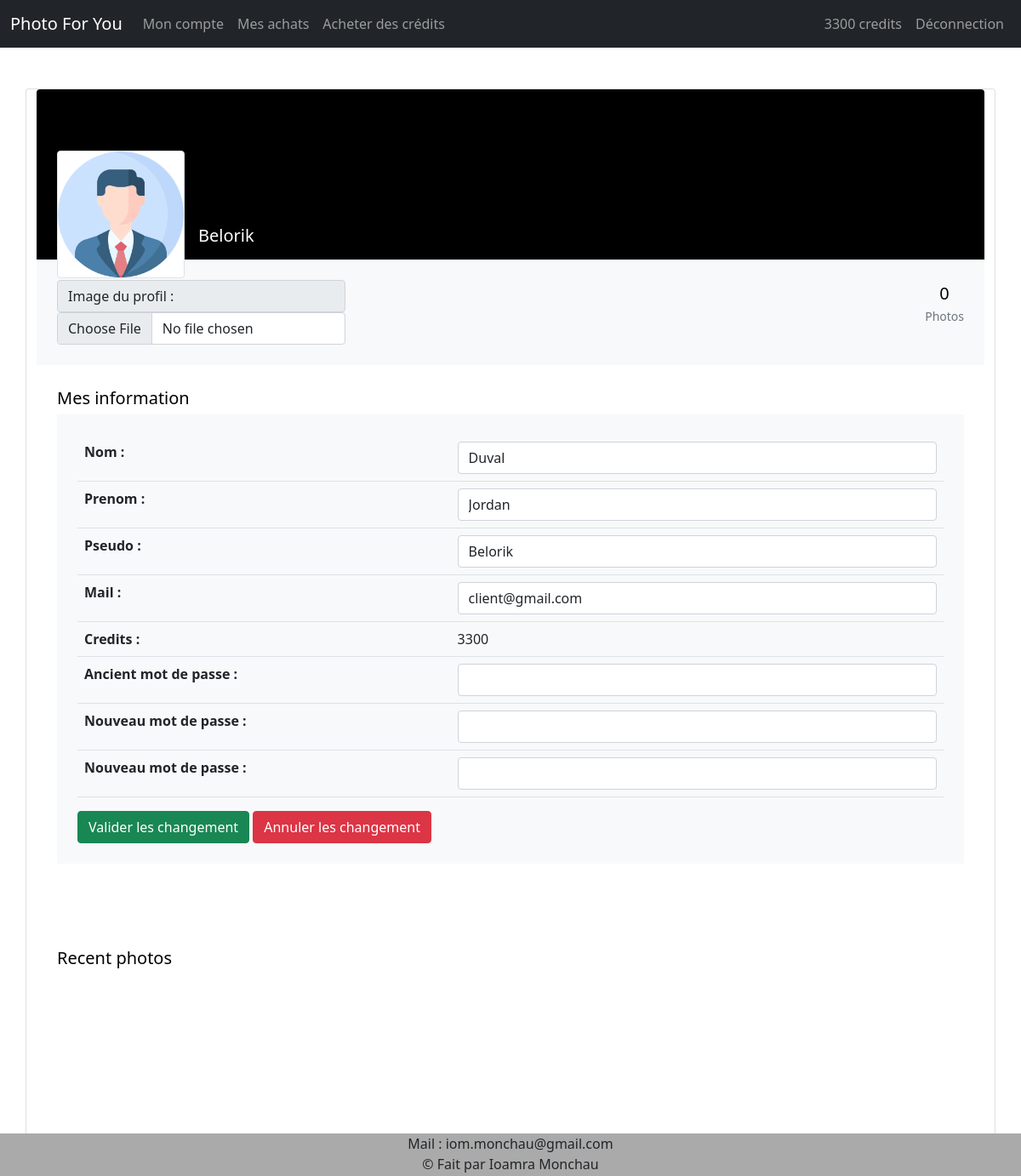
Page /edit-profil.php?id=3 (signed in) on the earlier database version.
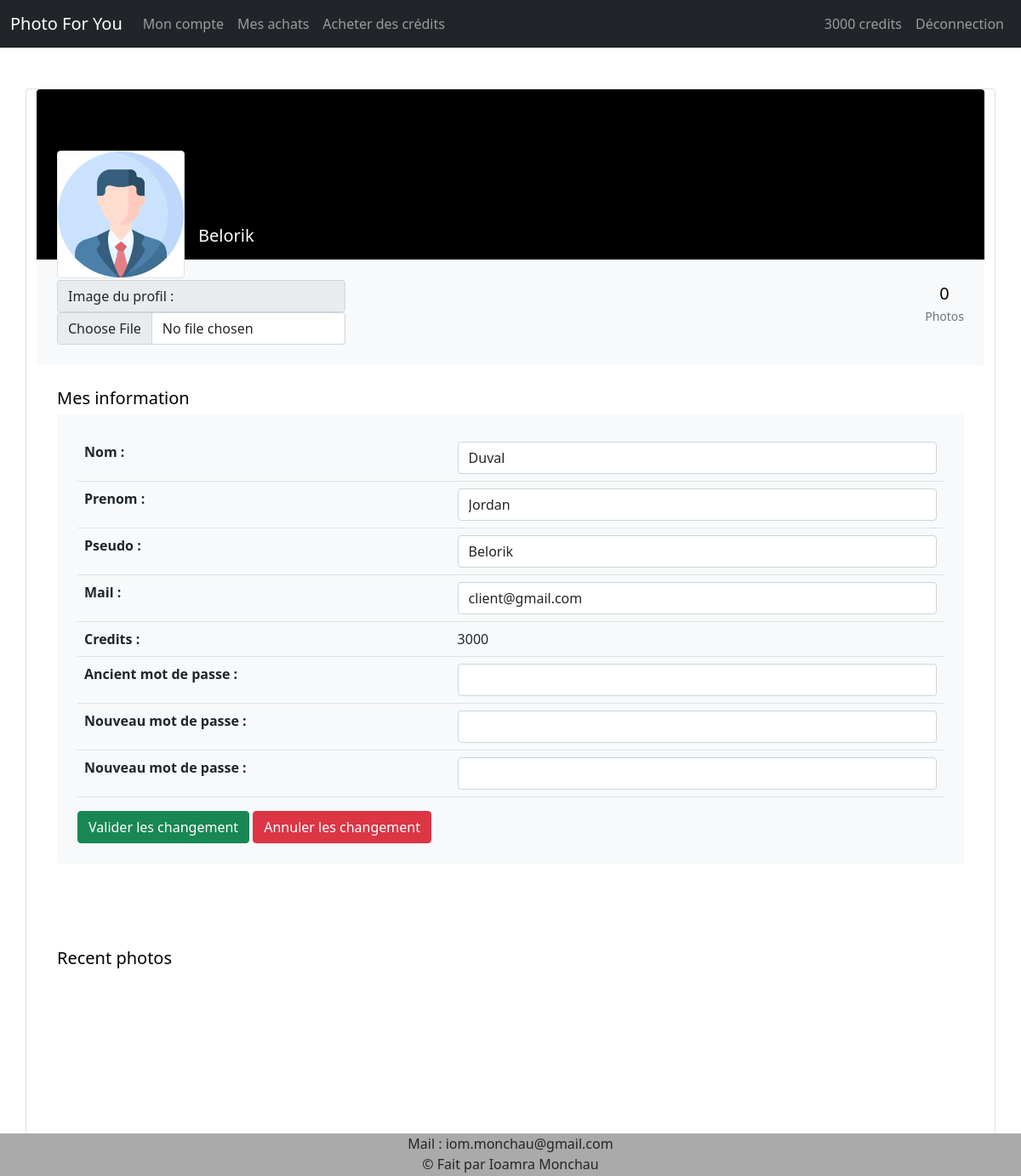
Same page on the later database version.
### tables this page shows
CREATE TABLE IF NOT EXISTS `user` (
  `id` int(11) NOT NULL AUTO_INCREMENT,
  `nom` varchar(40) NOT NULL,
  `prenom` varchar(40) NOT NULL,
  `pseudo` varchar(20) NOT NULL,
  `img_profil` varchar(50) NOT NULL,
  `mail` varchar(40) NOT NULL,
  `mdp` varchar(40) NOT NULL,
  `grade` varchar(40) NOT NULL,
  `SIRET` varchar(14) DEFAULT NULL,
  `credits` int(11) NOT NULL DEFAULT '0',
  `etat` varchar(15) NOT NULL,
  PRIMARY KEY (`id`)
);

### edit-profil.php (the view, shortened to what the changed rows need)
<!DOCTYPE html>
<html lang="fr">
<head>
	<?php include "includes/head.php"; ?>
</head>
	<body>
		<?php
		include "includes/bdd.php";
		include "includes/nav.php";
        $id = $_GET['id'];
    $req = $bdd->prepare("SELECT * FROM image WHERE id_vendeur = '$id'");
    $req->execute();
    $nb_image = $req->rowCount();
    $req = $bdd->query("SELECT * FROM user WHERE id = '$id'");
    $data = $req->fetchAll();
    foreach ($data as $li){
?>
<section class="h-100 gradient-custom-2">
    <div class="container py-5 h-100">
        <div class="row d-flex justify-content-center align-items-center h-100">
            <div class="card">
      <form method="post" enctype="multipart/form-data">
        <div class="rounded-top text-white d-flex flex-row" style="background-color: #000; height:200px;">
            <div class="ms-4 mt-5 d-flex flex-column text-black">
                <div style="z-index:1;">
                  <div id="output" class="img-fluid img-thumbnail mt-4 mb-2" style="background-size: cover; width: 150px; height: 150px; background-image:url(<?php echo $li['img_profil']; ?>)"></div>
                </div>
            </div>
            <div class="ms-3" style="margin-top: 160px;">
                <h5><?php echo $li['pseudo']; ?></h5>
            </div>
        </div>
        <div class="p-4 text-black" style="background-color: #f8f9fa;">
            <div class="row">
                <div class="col-7 col-md-6 col-lg-4">
                    <label for="img_profil" class="input-group-text">Image du profil :</label>
                    <input type="file" class="form-control" name="img_profil" id="img_profil" onchange="loadFile(event)">
                </div>
                <div class="col">
                    <div class="d-flex justify-content-end text-center py-1">
                        <div>
                            <p class="mb-1 h5"><?php echo $nb_image; ?></p>
                            <p class="small text-muted mb-0">Photos</p>
                        </div>
                    </div>
                </div>
            </div>
        </div>
        <div class="card-body p-4 text-black">
          <div class="mb-5">
            <p class="lead fw-normal mb-1">Mes information</p>
            <div class="p-4" style="background-color: #f8f9fa;">
              <table class="table">
                <tbody>
                  <tr>
                    <th scope="row">Nom :</th>
                    <td><input type="text" class="form-control" name="nom" pattern="[a-zA-Zéè]{3,15}" value="<?php echo $li['nom']; ?>" required></td>
                  </tr>
                  <tr>
                    <th scope="row">Prenom :</th>
                    <td><input type="text" class="form-control" name="prenom" pattern="[a-zA-Zéè]{3,15}" value="<?php echo $li['prenom']; ?>" required></td>
                  </tr>
                  <tr>
                    <th scope="row">Pseudo :</th>
                    <td><input type="text" class="form-control" name="pseudo" pattern="[a-zA-Zéè]{3,15}" value="<?php echo $li['pseudo']; ?>" required></td>
                  </tr>
                  <tr>
                    <th scope="row">Mail :</th>
                    <td><input type="text" class="form-control" name="mail" pattern="[a-z0-9._%+-éèàùç]+@[a-z0-9.-]+\.[a-z]{2,3}" value="<?php echo $li['mail']; ?>" required></td>
                  </tr>
                  <tr>
                    <th scope="row">Credits :</th>
                    <td><?php echo $li['credits']; ?></td>
                  </tr>
                  <tr>
                    <th scope="row">Ancient mot de passe :</th>
                    <td><input type="password" class="form-control" name="old-password" required></td>
                  </tr>
                  <tr>
                    <th scope="row">Nouveau mot de passe :</th>
                    <td><input type="password" class="form-control" name="new-password1"></td>
                  </tr>
                  <tr>
                    <th scope="row">Nouveau mot de passe :</th>
                    <td><input type="password" class="form-control" name="new-password2"></td>
                  </tr>
                </tbody>
              </table>
              <button type="submit" name="edit-valid" class="btn btn-success">Valider les changement</button>
              <a href="profil.php?id=<?php echo $li['id']; ?>" class="btn btn-danger">Annuler les changement</a>
            </div>
          </div>
        </div>
      </form>
      <div class="card-body p-4 text-black">
        <div class="d-flex justify-content-between align-items-center mb-4">
          <p class="lead fw-normal mb-0">Recent photos</p>
        </div>
        <div class="row g-2">
        <?php
          echo '<section class="py-5">';
          echo '</section>';
          ?>
        </div>
      </div>
            </div>
        </div>
    </div>
</section>
<?php
  }
?>
	</body>
</html>

### includes/nav.php (shortened to what the changed rows need)
<nav class="navbar navbar-expand-lg navbar-dark bg-dark">
  <div class="container-fluid">
    <div class="collapse navbar-collapse" id="navbarSupportedContent">
      <ul class="navbar-nav">
<?php
        if (isset($_SESSION['grade'])) {
          $req = $bdd->prepare("SELECT credits FROM user WHERE id = :id");
          $req->bindValue(':id', $_SESSION['id']);
          $req->execute();
          $data = $req->fetch(\PDO::FETCH_OBJ);
          $credits = $data->credits;
          echo '<li class="nav-item"><a class="nav-link" href="acheter-des-credits.php">'.$credits.' credits</a></li>';
        }
        ?>
      </ul>
    </div>
  </div>
</nav>

Differences in the rows shown:
changed user "Belorik": credits "3300" → "3000"
